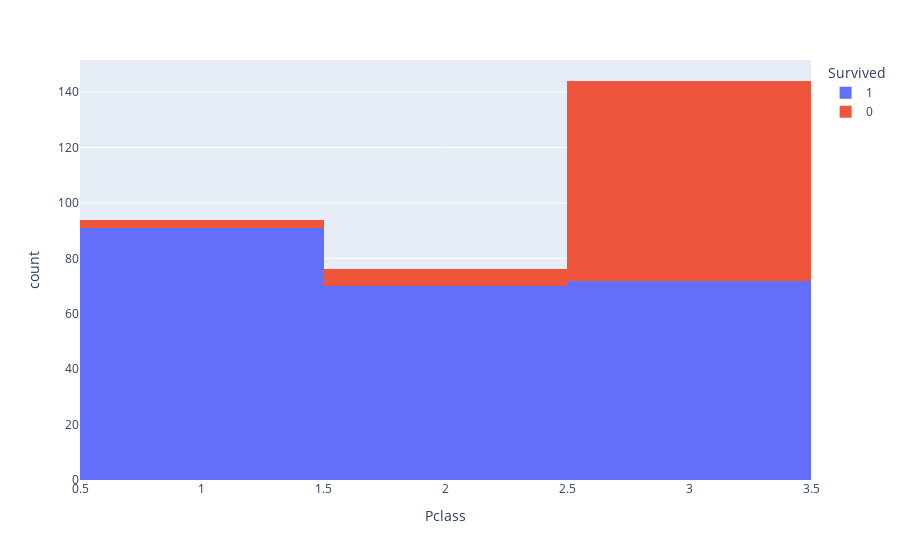

Source (notebook cell):
### Code cell
px.histogram(train[train['Sex']=='female'],x='Pclass',color = 'Survived')

### Figure 1 — Plotly figure (JSON) as saved in the notebook; plotly's stock layout.template omitted (floating-point values rounded to 4 significant figures; data arrays with more than 128 entries replaced by an {"elided": "..."} marker saying what was removed)
{"data": [{"alignmentgroup": "True", "bingroup": "x", "hovertemplate": "Survived=1<br>Pclass=%{x}<br>count=%{y}<extra></extra>", "legendgroup": "1", "marker": {"color": "#636efa"}, "name": "1", "offsetgroup": "1", "orientation": "v", "showlegend": true, "type": "histogram", "x": {"elided": "233 int values"}, "xaxis": "x", "yaxis": "y"}, {"alignmentgroup": "True", "bingroup": "x", "hovertemplate": "Survived=0<br>Pclass=%{x}<br>count=%{y}<extra></extra>", "legendgroup": "0", "marker": {"color": "#EF553B"}, "name": "0", "offsetgroup": "0", "orientation": "v", "showlegend": true, "type": "histogram", "x": [3, 3, 3, 3, 3, 2, 3, 3, 3, 3, 3, 3, 3, 3, 3, 3, 3, 1, 3, 2, 3, 3, 3, 3, 3, 3, 3, 3, 3, 3, 1, 2, 2, 3, 3, 3, 3, 3, 3, 3, 3, 3, 3, 3, 3, 1, 3, 3, 3, 3, 3, 3, 3, 3, 3, 3, 3, 3, 3, 3, 3, 3, 3, 3, 3, 3, 3, 3, 3, 2, 3, 3, 3, 3, 3, 3, 2, 3, 3, 3, 3], "xaxis": "x", "yaxis": "y"}], "layout": {"barmode": "relative", "legend": {"title": {"text": "Survived"}, "tracegroupgap": 0}, "margin": {"t": 60}, "xaxis": {"anchor": "y", "domain": [0, 1], "title": {"text": "Pclass"}}, "yaxis": {"anchor": "x", "domain": [0, 1], "title": {"text": "count"}}}}
